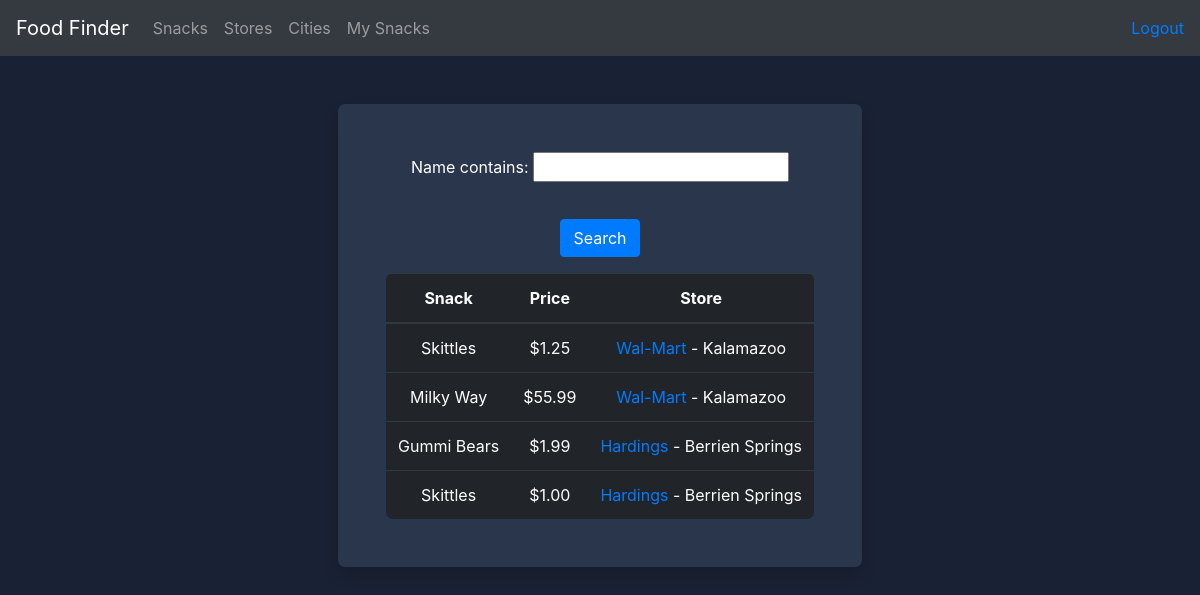
Page /food/snack/snack_search/ (signed in) on the earlier database version.
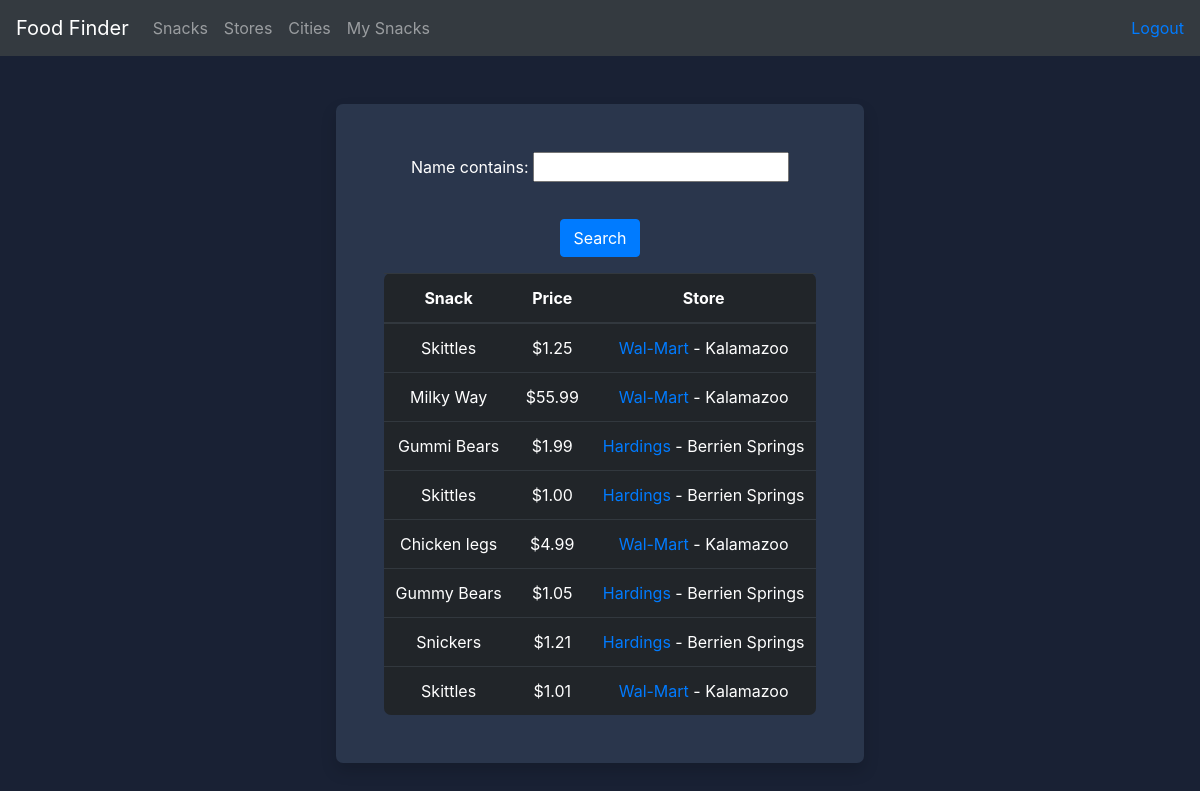
Same page on the later database version.
### food/models.py (models this page shows, shortened)
class Snack(models.Model):
    store = models.ForeignKey(Store, on_delete=models.CASCADE)
    name = models.CharField(max_length=255)
    price = models.DecimalField(default=1.00, decimal_places=2, max_digits=6)
    date_found = models.DateTimeField(auto_now_add=True, blank=True)
    sale = models.BooleanField(default=False)
    snack_author = models.ForeignKey(settings.AUTH_USER_MODEL, on_delete=models.CASCADE, null=True)
    def pretty_price_string(self):
        fancy_price = f'$%.2f' % self.price
        return fancy_price

class Store(models.Model):
    name = models.CharField(max_length=255)
    city = models.CharField(max_length=255)
    def __str__(self):
        return f'%s' % self.name

### food/views.py (the view)
# urls.py: path('snack/snack_search/', views.snack_search, name='snack_search'),
@login_required()
def snack_search(request):
    filter = SnackFilter(request.GET, queryset=Snack.objects.all())
    return render(request, 'food/find_snack.html', {'filter': filter})

### food/templates/food/find_snack.html (shortened to what this page needs)
{% extends 'food/base.html' %}
{% load crispy_forms_tags %}
{% block content %}
    <div class="container-fluid">
    <div class="row justify-content-center mt-5">
        <div class="text-center shadow justify-content-center">
 <div class="m-5">
        <form action="" method="get">
            {{ filter.form.as_p }}
            <button class="btn btn-primary m-3" type="submit" value="submit">Search</button>
        </form>
            <table class="table table-dark">
                        <thead>
                        <tr>
                            <th scope="col">Snack</th>
                            <th scope="col">Price</th>
                            <th scope="col">Store</th>
                        </tr>
                      </thead>
    <tbody>
    {% for obj in filter.qs %}
                        <tr>
                        <td>{{ obj.name }}</td>
                        <td>{{ obj.pretty_price_string }}</td>
                        <td><a href="{% url 'food:store_details' obj.store.id %}"> {{ obj.store }}</a> - <a class="text-white" href="{% url 'food:city_details' obj.store.id %}">{{ obj.store.city }}</a></td>
                        </tr>
    {% endfor %}
    </tbody>
</table>
 </div>
        </div>
    </div>
    </div>
{% endblock %}

Differences in the rows shown:
added Snack: name "Chicken legs", pretty_price_string "$4.99", store "Wal-Mart", store.city "Kalamazoo"
added Snack: name "Gummy Bears", pretty_price_string "$1.05", store "Hardings", store.city "Berrien Springs"
added Snack: name "Snickers", pretty_price_string "$1.21", store "Hardings", store.city "Berrien Springs"
added Snack: name "Skittles", pretty_price_string "$1.01", store "Wal-Mart", store.city "Kalamazoo"
